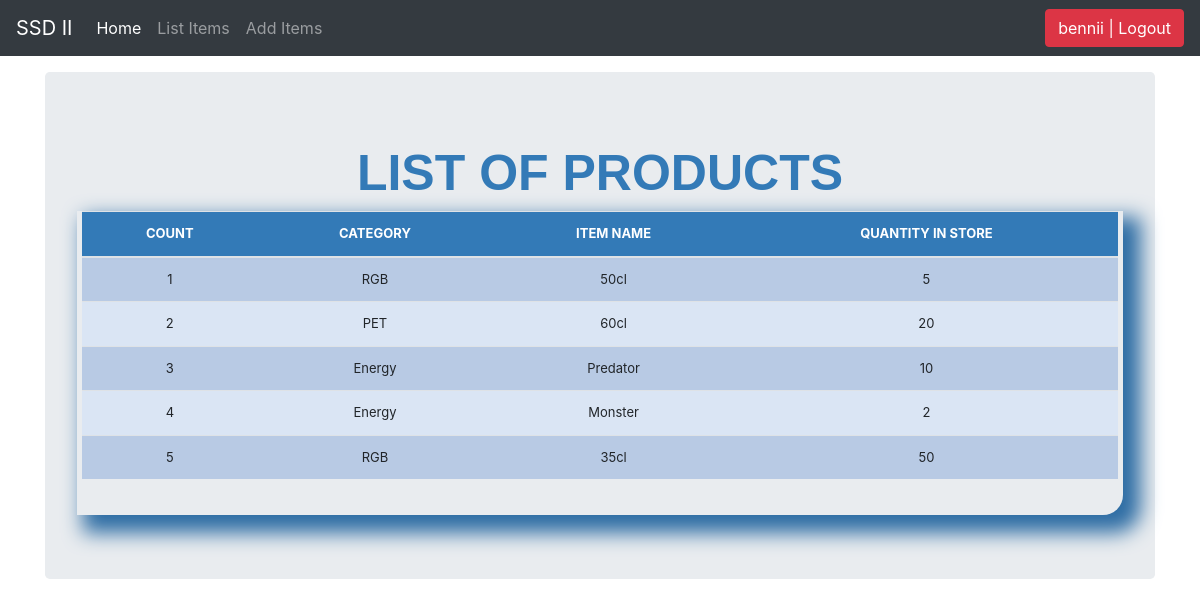
The app's page /list_items/ (signed in) with its own data.
### stockmgmt/models.py (models this page shows, shortened)
class Stock(models.Model):
    category = models.CharField(max_length=64, blank=False, null=True)
    item_name = models.CharField(max_length=64, blank=False, null=True)
    quantity = models.IntegerField(default='0', blank=False, null=True)
    receive_quantity = models.IntegerField(default='0', blank=True, null=True)
    receive_by = models.CharField(max_length=64, blank=True, null=True)
    issue_quantity = models.IntegerField(default='0', blank=True, null=True)
    issue_by = models.CharField(max_length=64, blank=True, null=True)
    issue_to = models.CharField(max_length=64, blank=True, null=True)
    phone_number = models.CharField(max_length=64, blank=True, null=True)
    created_by = models.CharField(max_length=64, blank=True, null=True)
    reorder_level = models.IntegerField(default='0', blank=True, null=True)
    last_updated = models.DateTimeField(auto_now_add=False, auto_now=True)
    timestamp = models.DateTimeField(auto_now_add=True, auto_now=False)
    export_to_CSV = models.BooleanField(default=False)

### stockmgmt/views.py (the view)
# urls.py: path('list_items/', views.list_items, name='list_items'),
def list_items(request):
    header = "LIST OF PRODUCTS"
    queryset = Stock.objects.all()
    context = {
        "header": header,
        "queryset": queryset
    }
    return render(request, "stockmgmt/list_items.html", context)

### stockmgmt/templates/stockmgmt/list_items.html (shortened to what this page needs)
<!DOCTYPE html>
<html>
    <head>
    </head>
    <body>
    </body>
</html>
{% load static %}
{% load crispy_forms_tags %}
<!doctype html>
<html lang="en">
  <head>
<link href="{% static 'stockmgmt/css/styles.css' %}" rel="stylesheet">
<link href="{% static 'stockmgmt/css/bootstrap.min.css' %}" rel="stylesheet">
<link href="{% static 'stockmgmt/css/navbar-top-fixed.css' %}" rel="stylesheet">
    <link href="navbar-top-fixed.css" rel="stylesheet">
  </head>
  <body>
    {% include 'stockmgmt/navbar.html' %}
    <main role="main" class="container">
      <div class="jumbotron">
        <div class="header">{{header}}</div>
        <div class="display_table">
            <table class="table">
                <thead>
                    <tr>
                      <th>COUNT</th>
                      <th>CATEGORY</th>
                      <th>ITEM NAME</th>
                      <th>QUANTITY IN STORE</th>
                    </tr>
                </thead>
                {% for instance in queryset %}
                <tr>
                    <td>{{forloop.counter}}</td>
                    <td>{{instance.category}}</td>
                    <td>{{instance.item_name}}</td>
                    <td>{{instance.quantity}}</td>
                  </tr>
                  {% endfor %}
            </table>
        </div>
      </div>
    </main>
   </body>
</html>

### stockmgmt/templates/stockmgmt/navbar.html (shortened to what this page needs)
<nav class="navbar navbar-expand-md navbar-dark fixed-top bg-dark">
    <a class="navbar-brand" href="/">SSD II</a>
    <div class="collapse navbar-collapse" id="navbarCollapse">
      <ul class="navbar-nav mr-auto">
        <li class="nav-item active">
          <a class="nav-link" href="/">Home <span class="sr-only">(current)</span></a>
        </li>
        {% if request.user.is_authenticated %}
        <li class="nav-item">
          <a class="nav-link" href="/list_items">List Items</a>
        </li>
        <li class="nav-item">
          <a class="nav-link" href="/add_items">Add Items</a>
        </li>
        {% endif %}
      </ul>
      <ul class="navbar-nav">
        {% if request.user.is_authenticated %}
        <li><a href="/accounts/logout"><button class="btn btn-danger">{{ user }} | Logout</button></a><li>
        {% else %}
        <li><a href="/accounts/login">Login</a></li>
        {% endif %}
      </ul>
    </div>
  </nav>

### stockmgmt/static/stockmgmt/CSS/styles.css (style rules this page uses)
table { font-size: 13px; text-align: center; width: 95%; margin: auto; }
.table tr:nth-child(odd) { background: #B8CAE4; }
.table tr:nth-child(even) { background: #DAE5F4; }
th { background-color: #337ab7; color: white; }
.display_table { border-bottom-right-radius: 20px; padding-left: 5px; padding-right: 5px; padding-bottom: 20px; box-shadow: 12px 12px 20px 6px #2e6da4; }
.header { font-family: Helvetica; color: #337ab7; font-size: 50px; text-align: center; width: 100%; text-shadow: 6px, 6px, 6px, #c9c6c6; display: block; font-weight: bolder; }

### stockmgmt/static/stockmgmt/CSS/navbar-top-fixed.css (style rules this page uses)
body { min-height: 75rem; padding-top: 4.5rem; }

### records on screen
Stock: category "RGB", item_name "50cl", quantity "5"
Stock: category "PET", item_name "60cl", quantity "20"
Stock: category "Energy", item_name "Predator", quantity "10"
Stock: category "Energy", item_name "Monster", quantity "2"
Stock: category "RGB", item_name "35cl", quantity "50"

### other values on screen
{{ user }} "bennii"
{{ header }} "LIST OF PRODUCTS"
